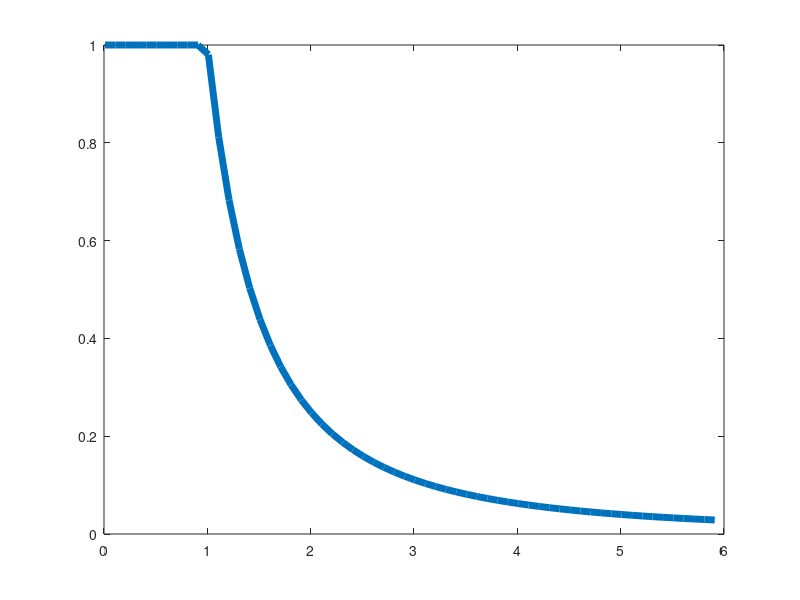

Here is the MATLAB script that generated this plot:


clear all,clc


% Solve for the power later
minimum_value=0.0;
maximum_value=1.0;

cell_distance=0.01:0.1:6;
DI=1./(cell_distance).^2;

for i=1:length(DI) 
  if(DI(i)<minimum_value)
  DI(i)=minimum_value;  
  elseif(DI(i)>maximum_value)
  DI(i)=maximum_value;
  end
  end
  
Position_index=(DI-minimum_value)/(maximum_value-minimum_value);
plot(cell_distance,Position_index,'LineWidth',5.0)


% Speed